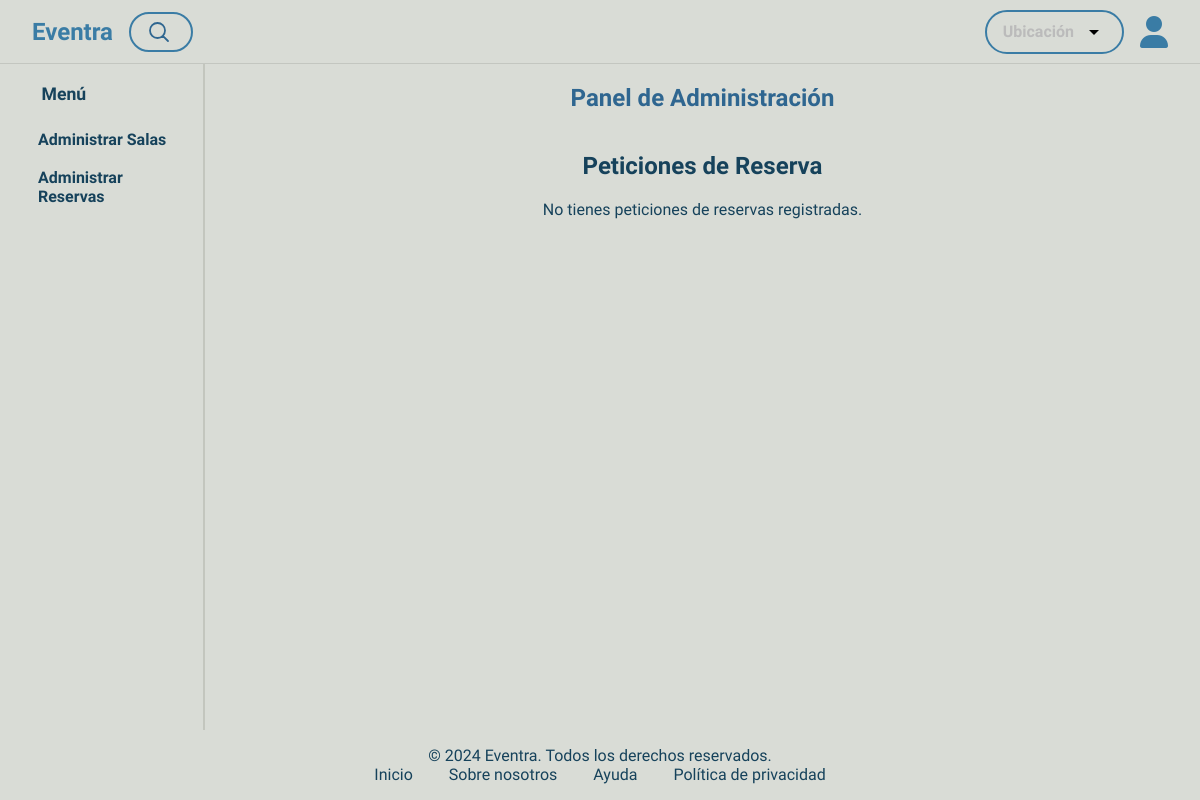
/dashboard/reservas/ (signed in), run on an earlier commit of the app's database.
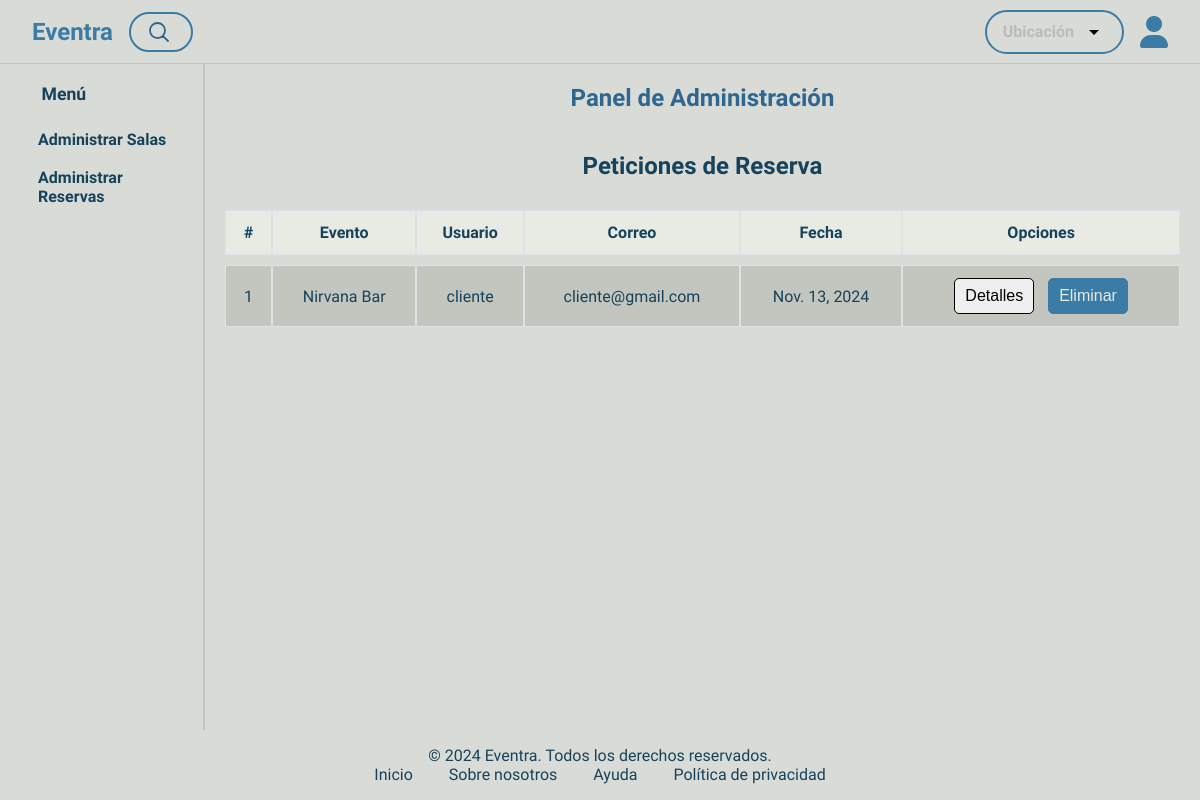
And on a later commit of the database.
### crud_app/models.py (models this page shows, shortened)
class Reserva(models.Model):
    usuario_reserva = models.ForeignKey(
        Usuario, on_delete=models.CASCADE, related_name="reservas_realizadas"
    )  # Usuario que hace la reserva
    evento = models.ForeignKey(
        Eventos, on_delete=models.CASCADE, related_name="reservas"
    )  # Evento reservado
    fecha = models.DateField()
    hora = models.TimeField()
    numero_invitados = models.PositiveIntegerField()
    duracion = models.PositiveIntegerField(help_text="Duración en horas")

class Eventos(models.Model):
    CIUDADES = [
        ('Montería', 'Montería'),
        ('Bogotá', 'Bogotá'),
        ('Medellín', 'Medellín'),
        ('Cali', 'Cali'),
        ('Cartagena', 'Cartagena'),
    ]
    usuario = models.ForeignKey(Usuario, on_delete=models.CASCADE, related_name='eventos')  # Relación uno a muchos
    nombre = models.CharField(max_length=200)
    direccion = models.CharField(max_length=300)
    ubicacion = models.CharField(max_length=50, choices=CIUDADES)
    descripcion = models.TextField()
    precio_renta = models.DecimalField(max_digits=10, decimal_places=2)
    imagen = models.ImageField(upload_to=upload_to)

class Usuario(models.Model):
    TIPO_USUARIO = [
        ('cliente', 'Cliente'),
        ('administrativo', 'Administrativo')
    ]
    usuario = models.CharField(max_length=150, unique=True)
    contraseña = models.CharField(max_length=258)  # Almacenará la contraseña encriptada
    correo = models.EmailField(unique=True)
    tipo_usuario = models.CharField(max_length=20, choices=TIPO_USUARIO)
    last_login = models.DateTimeField(auto_now=True)  # Campo para registrar el último inicio de sesión
    @property
    def is_authenticated(self):
        return True

### crud_app/views.py (the view)
# urls.py: path('dashboard/reservas/', views.administrar_reservas, name='administrar_reservas'),
@login_required
def administrar_reservas(request):
    usuario_actual = request.user
    if usuario_actual.tipo_usuario != 'administrativo':
        return redirect('home')  # Redirige si no es administrativo
    reservas = Reserva.objects.filter(evento__usuario=usuario_actual)
    return render(request, 'administrativo/dash_reservas.html', {'reservas': reservas})

### crud_app/auth_backend.py (called while the page is built)
    def get_user(self, user_id):
        try:
            return Usuario.objects.get(pk=user_id)
        except Usuario.DoesNotExist:
            return None

### crud_app/context_processors/user_context.py (called while the page is built)
def get_usuario_context(request):
    if request.session.get('user_id'):
        usuario_actual = get_object_or_404(Usuario, pk=request.session['user_id'])
        return {'usuario_actual': usuario_actual}
    return {}

### crud_app/templates/administrativo/dash_reservas.html (shortened to what this page needs)
{% extends "eventra/base.html" %} {% block contenido %} {% load static %}
<div class="dashboard-container">
  <nav class="sidebar">
    <h5>Menú</h5>
    <ul class="nav">
      <li>
        <a href="{% url 'dashboard' %}" class="nav-link">Administrar Salas</a>
      </li>
      <li>
        <a href="{% url 'administrar_reservas' %}" class="nav-link"
          >Administrar Reservas</a
        >
      </li>
    </ul>
  </nav>
  <main class="main-content">
    <h2>Panel de Administración</h2>
    <div class="events-section">
      <h3>Peticiones de Reserva</h3>
      <div class="table-container">
        {% if reservas %}
        <table class="custom-table">
          <thead>
            <tr>
              <th>#</th>
              <th>Evento</th>
              <th>Usuario</th>
              <th>Correo</th>
              <th>Fecha</th>
              <th>Opciones</th>
            </tr>
          </thead>
          <tbody>
            {% for reserva in reservas %}
            <tr>
              <td>{{ forloop.counter }}</td>
              <td>{{ reserva.evento.nombre }}</td>
              <td>{{ reserva.usuario_reserva.usuario }}</td>
              <td>{{ reserva.usuario_reserva.correo }}</td>
              <td>{{ reserva.fecha }}</td>
              <td>
                <button
                  class="btn btn-info btn-detalles"
                  data-usuario="{{ reserva.usuario_reserva.usuario }}"
                  data-evento="{{ reserva.evento.nombre }}"
                  data-fecha="{{ reserva.fecha }}"
                  data-hora="{{ reserva.hora }}"
                  data-invitados="{{ reserva.numero_invitados }}"
                  data-duracion="{{ reserva.duracion }}"
                  data-correo="{{ reserva.usuario_reserva.correo }}"
                >
                  Detalles
                </button>
                <button
                  class="btn btn-danger"
                  onclick="showModal( {{ reserva.id }} )"
                >
                  Eliminar
                </button>
              </td>
            </tr>
            {% endfor %}
          </tbody>
        </table>
        {% else %}
        <p>No tienes peticiones de reservas registradas.</p>
        {% endif %}
      </div>
    </div>
  </main>
</div>
{% endblock %}

What changed in the data, as far as the page shows it:
added Reserva: evento.nombre "Nirvana Bar", usuario_reserva.usuario "cliente", usuario_reserva.correo "cliente@gmail.com", fecha "Nov. 13, 2024"
Also different on the page:
text no longer shown: "No tienes peticiones de reservas registradas."
text now shown: "# Evento Usuario Correo Fecha Opciones"
